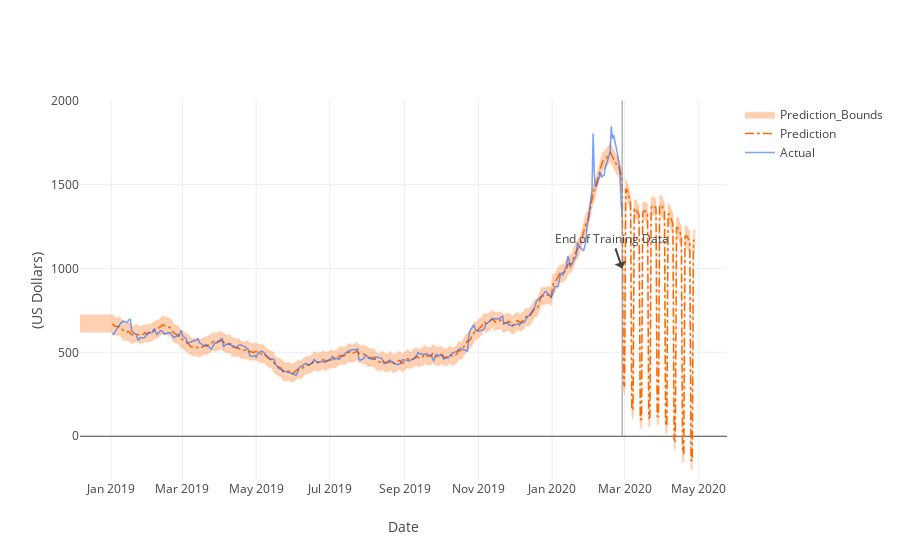

Write notebook code for a chart like this one.
### Code cell
# Compare actuals vs predictions 
# in sample fit
compare_df = u.compare_pred(train_df, forecast, plot=True)

### Figure 1 — Plotly figure (JSON) as saved in the notebook; plotly's stock layout.template omitted (floating-point values rounded to 4 significant figures; data arrays with more than 128 entries replaced by an {"elided": "..."} marker saying what was removed)
{"data": [{"fill": "tozerox", "fillcolor": "rgba(255,102,0,0.3)", "line": {"color": "rgba(255,102,0,0.1)"}, "name": "Prediction_Bounds", "type": "scatter", "uid": "1f95c7aa-8d4c-4821-b5de-cbd1a6be860f", "x": {"elided": "704 str values"}, "y": {"elided": "704 float values"}}, {"line": {"color": "rgba(255,102,0,1)", "dash": "dashdot", "width": 1.5}, "mode": "lines", "name": "Prediction", "type": "scatter", "uid": "35a94499-57c8-43d5-99b5-9cd5f8ed5075", "x": {"elided": "352 str values"}, "y": {"elided": "352 float values"}}, {"line": {"color": "rgba(33,100,243,0.6)", "width": 1.5}, "mode": "lines", "name": "Actual", "type": "scatter", "uid": "d401dd73-1e55-41ee-9fad-e72ee140cca8", "x": {"elided": "352 str values"}, "y": {"elided": "352 float values"}}], "layout": {"annotations": [{"text": "End of Training Data", "x": "2020-02-28", "y": 1000}], "shapes": [{"line": {"color": "#909090", "width": 1}, "type": "line", "x0": "2020-02-28", "x1": "2020-02-28", "y0": 0, "y1": 2000}], "xaxis": {"title": {"text": "Date"}}, "yaxis": {"title": {"text": "(US Dollars)"}}}}
